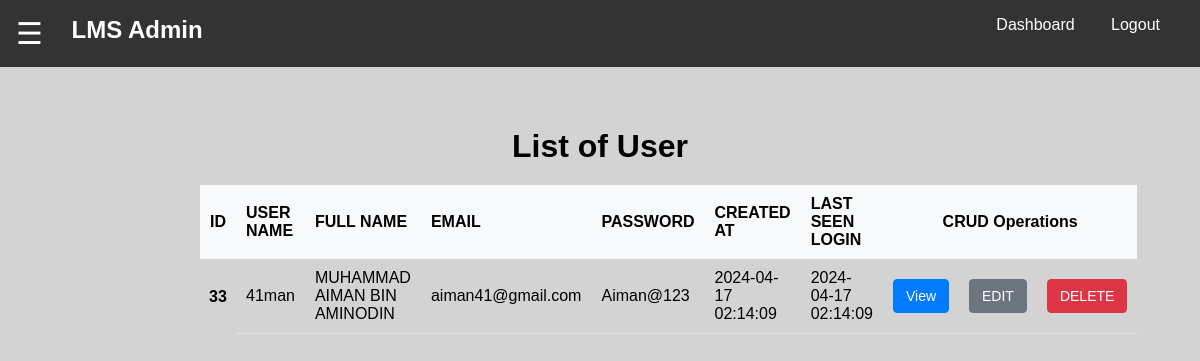
Screenshot of /admin-list-user.php with the database file from the repository.
### tables this page shows
CREATE TABLE `user` (
  `id` int NOT NULL,
  `username` varchar(20) NOT NULL,
  `fullname` varchar(60) NOT NULL,
  `email` varchar(30) NOT NULL,
  `password` varchar(20) NOT NULL,
  `created_at` timestamp NOT NULL DEFAULT CURRENT_TIMESTAMP,
  `last_seen_login` timestamp NOT NULL DEFAULT CURRENT_TIMESTAMP
);

### admin-list-user.php (the view, shortened to what this page needs)
<!DOCTYPE html>
<html lang="en">
<head>
    <link rel="stylesheet" href="style.css">
</head>
<body>
    <header>
        <div class="menu-btn">
            <span style="font-size:30px;cursor:pointer" onclick="openNav()">&#9776;</span>
        </div>
        <h2> &nbsp &nbsp LMS Admin</h2>
        <nav class="navigation">
            <a href="admin-dashboard.php" class="active">Dashboard</a>
            <a href="admin-logout.php">Logout</a>
        </nav>
    </header>
    <div class="container">
        <h1>List of User</h1>
        <table class="table-listbook">
            <thead class="table-title">
                <tr>
                    <th scope="col">ID</th>
                    <th scope="col">USER NAME</th>
                    <th scope="col">FULL NAME</th>
                    <th scope="col">EMAIL</th>
                    <th scope="col">PASSWORD</th>
                    <th scope="col">CREATED AT</th>
                    <th scope="col">LAST SEEN LOGIN</th>
                    <th scope="col" colspan="3" class="text-center">CRUD Operations</th>
                </tr>
            </thead>
            <tbody>
                <tr>
                    <?php
                    require "db.php";
                    $query = "  SELECT * FROM user";
                    $view_user = mysqli_query($mysqli,$query);
                    while($row= mysqli_fetch_assoc($view_user)){
                        $id = htmlspecialchars($row['id']);
                        $un = htmlspecialchars($row['username']);
                        $fn = htmlspecialchars($row['fullname']);
                        $em = htmlspecialchars($row['email']);
                        $pw = htmlspecialchars($row['password']);
                        $ca = htmlspecialchars($row['created_at']);
                        $lsl = htmlspecialchars($row['last_seen_login']);
                        echo " <tr>";
                        echo " <th scope='row'>{$id}</th>";
                        echo " <td> {$un} </td>";
                        echo " <td> {$fn} </td>";
                        echo " <td> {$em} </td>";
                        echo " <td> {$pw} </td>";
                        echo " <td> {$ca} </td>";
                        echo " <td> {$lsl} </td>";
                        echo " <td class='text-center'> <a href='admin-view-user.php?user_id={$id}'   class='btn btn-primary'>    View</a> </td>";
                        echo " <td class='text-center'> <a href='admin-update-user.php?user_id={$id}' class='btn btn-secondary'>  EDIT</a> </td>";
                        echo " <td class='text-center'> <a href='admin-delete-user.php?delete={$id}'  class='btn btn-danger'>     DELETE</a> </td>";
                        echo " </tr>";
                    }
                    ?>
                </tr>
            </tbody>
        </table>
    </div>
</body>
</html>

### style.css (style rules this page uses)
body { background-color: lightgray; font-family: Arial, sans-serif; margin: 0; padding: 0; }
header { background-color: #333; color: #fff; display: flex; justify-content: space-between; padding: 1rem; }
header h2 { padding-left: 2px; margin: 0; flex-grow: 1; }
header a { color: #FFFFFF; text-decoration: none; margin-right: 1rem; padding: 0.5rem; border-radius: 5px; transition: background-color 0.2s ease; }
header .menu-btn { background-color: #333; position: flex; top: 10px; left: 10px; z-index: 2; }
.container { margin: 0 auto; padding: 20px; max-width: 800px; }

### admin-list-user.php (style rules this page uses)
.container { margin: 20px auto; width: 80%; }
h1 { text-align: center; margin-bottom: 20px; }
.table-listbook { width: 100%; border-collapse: collapse; }
.table-title { background-color: #f8f9fa; }
.table-title th { padding: 10px; text-align: left; }
.table-listbook td { padding: 10px; border-bottom: 1px solid #dee2e6; }
.table-listbook .text-center { text-align: center; }
.table-listbook a { text-decoration: none; }
.btn { display: inline-block; padding: 6px 12px; margin-bottom: 0; font-size: 14px; font-weight: 400; line-height: 1.42857143; text-align: center; white-space: nowrap; vertical-align: middle; cursor: pointer; border: 1px solid transparent; border-radius: 4px; }
.btn-primary { color: #fff; background-color: #007bff; border-color: #007bff; }
.btn-secondary { color: #fff; background-color: #6c757d; border-color: #6c757d; }
.btn-danger { color: #fff; background-color: #dc3545; border-color: #dc3545; }

### rows the page displays
user: id "33", username "41man", fullname "MUHAMMAD AIMAN BIN AMINODIN", email "aiman41@gmail.com", password "Aiman@123", created_at "2024-04-17 02:14:09", last_seen_login "2024-04-17 02:14:09"
